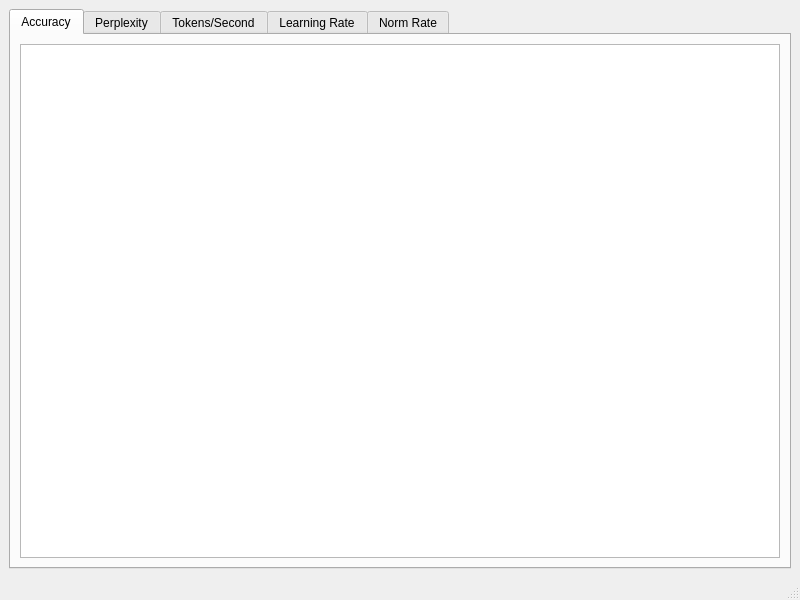
<?xml version="1.0" encoding="UTF-8"?>
<ui version="4.0">
 <class>MainWindow</class>
 <widget class="QMainWindow" name="MainWindow">
  <property name="geometry">
   <rect>
    <x>0</x>
    <y>0</y>
    <width>800</width>
    <height>600</height>
   </rect>
  </property>
  <property name="windowTitle">
   <string>Training Metrics Visualizer</string>
  </property>
  <widget class="QWidget" name="centralwidget">
   <layout class="QVBoxLayout" name="verticalLayout">
    <item>
     <widget class="QTabWidget" name="tabWidget">
      <property name="currentIndex">
       <number>0</number>
      </property>
      <widget class="QWidget" name="accuracyTab">
       <attribute name="title">
        <string>Accuracy</string>
       </attribute>
       <layout class="QVBoxLayout" name="accuracyLayout">
        <item>
         <widget class="QChartView" name="accuracyChart"/>
        </item>
       </layout>
      </widget>
      <widget class="QWidget" name="perplexityTab">
       <attribute name="title">
        <string>Perplexity</string>
       </attribute>
       <layout class="QVBoxLayout" name="perplexityLayout">
        <item>
         <widget class="QChartView" name="perplexityChart"/>
        </item>
       </layout>
      </widget>
      <widget class="QWidget" name="tokensTab">
       <attribute name="title">
        <string>Tokens/Second</string>
       </attribute>
       <layout class="QVBoxLayout" name="tokensLayout">
        <item>
         <widget class="QChartView" name="tokensChart"/>
        </item>
       </layout>
      </widget>
      <widget class="QWidget" name="learningRateTab">
       <attribute name="title">
        <string>Learning Rate</string>
       </attribute>
       <layout class="QVBoxLayout" name="learningRateLayout">
        <item>
         <widget class="QChartView" name="learningRateChart"/>
        </item>
       </layout>
      </widget>
      <widget class="QWidget" name="normRateTab">
       <attribute name="title">
        <string>Norm Rate</string>
       </attribute>
       <layout class="QVBoxLayout" name="normRateLayout">
        <item>
         <widget class="QChartView" name="normRateChart"/>
        </item>
       </layout>
      </widget>
     </widget>
    </item>
   </layout>
  </widget>
  <widget class="QMenuBar" name="menubar">
   <property name="geometry">
    <rect>
     <x>0</x>
     <y>0</y>
     <width>800</width>
     <height>24</height>
    </rect>
   </property>
  </widget>
  <widget class="QStatusBar" name="statusbar"/>
 </widget>
 <customwidgets>
  <customwidget>
   <class>QChartView</class>
   <extends>QGraphicsView</extends>
   <header>QtCharts</header>
  </customwidget>
 </customwidgets>
 <resources/>
 <connections/>
</ui>
